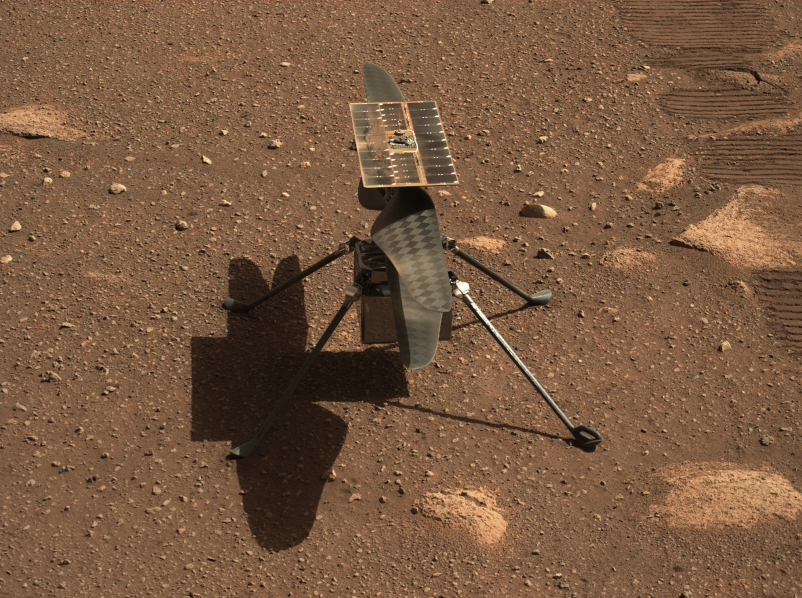
//> input picture SampleImages/ingenuitiy_closup.jpg, 1604 x 1196 px (shown at 1/2 size)
$ ./main ../SampleImages/ out.png   (built with g++ and OpenCV 4)
//> lines starting //> are read from the running program, lines starting //| are printed output that depends on the picture; after the words box and inside, x2 and y2 are one past the last pixel; in counts of white or black regions, pixels touching at a corner belong together
#include <filesystem>
#include <iostream>
#include <vector>
#include <set>

#include <opencv2/core/mat.hpp>
#include <opencv2/imgcodecs.hpp>
#include <opencv2/imgproc.hpp>
#include <opencv2/highgui.hpp>

#define DPI 300
#define PREVIEW_HEIGHT 800
#define PREVIEW_WIDTH 640
#define DEBUG false

namespace fs = std::filesystem;

struct ProcessedImageInfo
{
    std::string imageName;
    cv::Mat imageData;
};

struct ContoursInfo
{
    std::vector<std::vector<cv::Point>> contours;
    std::vector<cv::Vec4i> hierarchy;
};

// [9 lines left out: function imshowAndWaitKey, not called in this run]

std::string getTargetImageName(std::string sourceImageFullName, int imageNo=-1)
{
    if (imageNo < 0)
    {
        return std::string(fs::path(sourceImageFullName).filename());
    }
    else
    {
        std::string extension = fs::path(sourceImageFullName).extension();
        std::string targetImageName = fs::path(sourceImageFullName).filename().replace_extension("");
        targetImageName += "_" + std::to_string(imageNo) + extension;
        return targetImageName;
    }
}

void preProcessImageData(cv::Mat *imgIn, cv::Mat *imgOut)
{

    cv::Mat imgG, imgBlrG, imgBlrCn, imgBlrCnDl;

    // Convert image to grayscale
    cv::cvtColor(*imgIn, imgG, cv::COLOR_BGR2GRAY);
    if (DEBUG)
        imshowAndWaitKey(&imgG);

    // Blur image
    cv::GaussianBlur(imgG, imgBlrG, cv::Size(9, 9), 3.0);
    if (DEBUG)
        imshowAndWaitKey(&imgBlrG);

    // Apply canny
    cv::Canny(imgBlrG, imgBlrCn, 25, 75);
    if (DEBUG)
        imshowAndWaitKey(&imgBlrCn);

    // Apply dilation
    cv::Mat kernel = cv::getStructuringElement(cv::MORPH_RECT, cv::Size(3, 3));
    cv::dilate(imgBlrCn, *imgOut, kernel);
    if (DEBUG)
        imshowAndWaitKey(imgOut);
}

void getContourShapes(std::vector<std::vector<cv::Point>> *contours, std::vector<std::vector<cv::Point>> *contourShapes)
{
    std::vector<cv::Point> approximation;
    float perimeter;

    for (std::vector<cv::Point> contour : *contours)
    {
        cv::arcLength(contour, true);
        perimeter = cv::arcLength(contour, true);
        approxPolyDP(contour, approximation, 0.02 * perimeter, true);
        if ((int)approximation.size() != 4)
            continue;
        contourShapes->push_back(approximation);
    }
}

void computeContoursInfo(cv::Mat *imgIn, ContoursInfo* contoursInfo, float areaThreshold=1500.0)
{

    std::vector<std::vector<cv::Point>> allContours;
    std::vector<cv::Vec4i> hierarchy;
    cv::findContours(*imgIn, allContours, hierarchy, cv::RETR_EXTERNAL, cv::CHAIN_APPROX_SIMPLE);

    for ( size_t i=0; i < allContours.size(); i++)
    {
        std::vector<cv::Point> contour = allContours.at(i);
        cv::Vec4i contourPoint = hierarchy.at(i);
        if (cv::contourArea(contour) < areaThreshold)
            continue;
        contoursInfo->contours.push_back(contour);
        contoursInfo->hierarchy.push_back(contourPoint);
    }

}

void reorderContourPoints(std::vector<cv::Point> *contour, std::vector<cv::Point2f> *reorderedContour)
{
    std::vector<int> summation, subtraction;
    for(cv::Point point : *contour)
    {
        summation.push_back(point.x + point.y);
        subtraction.push_back(point.x - point.y);
    }
    reorderedContour->push_back(contour->at(std::min_element(summation.begin(), summation.end()) - summation.begin()));
    reorderedContour->push_back(contour->at(std::max_element(subtraction.begin(), subtraction.end()) - subtraction.begin()));
    reorderedContour->push_back(contour->at(std::min_element(subtraction.begin(), subtraction.end()) - subtraction.begin()));
    reorderedContour->push_back(contour->at(std::max_element(summation.begin(), summation.end()) - summation.begin()));
}

void processOnePhoto(std::string imageFullPath, std::vector<ProcessedImageInfo> *processedImages)
{

    // Necessary definitions
    cv::Mat imageDataOriginal, imageDataPreProcessed, imageDataFlat, imageToSave;

    // Load image data
    imageDataOriginal = cv::imread(imageFullPath, cv::IMREAD_UNCHANGED);

    // Do preprocessing.
    preProcessImageData(&imageDataOriginal, &imageDataPreProcessed);

    // Compute contours
    ContoursInfo contoursInfo;
    computeContoursInfo(&imageDataPreProcessed, &contoursInfo);

    std::vector<std::vector<cv::Point>> contourShapes;
    getContourShapes(&contoursInfo.contours, &contourShapes);

    // At this point we must have only have rectangular contours.
    std::cout << "Found " << contourShapes.size() << " document(s)." << std::endl;

    int imageNo = -1;
    for(std::vector<cv::Point> contour : contourShapes)
    {
        float width = (float)imageDataPreProcessed.cols;
        float height = (float)imageDataPreProcessed.rows;

        std::vector<cv::Point2f> source_;
        reorderContourPoints(&contour, &source_);

        cv::Point2f source[4] = { source_[0], source_[1], source_[2], source_[3] };
        cv::Point2f destination[4] = { {0.0f, 0.0f}, {width, 0.0f}, {0.0f, height}, {width, height} };
        cv::warpPerspective(imageDataOriginal, imageDataFlat, cv::getPerspectiveTransform(source, destination), cv::Point(width, height));

        // 8-1/4 x 11-3/4 # TODO IMPLEMENT OUTPUT TYPES
        int saveWidth = 11.75 * DPI;
        int saveHeight = 8.25f * DPI;


        // Scale image for saving.
        if (contourShapes.size() > 1) imageNo++;
        cv::resize(imageDataFlat, imageToSave, cv::Size(saveWidth, saveHeight));
        cv::rotate(imageToSave, imageToSave, cv::ROTATE_90_CLOCKWISE);
        processedImages->push_back({getTargetImageName(imageFullPath, imageNo), imageToSave});
    }
}

// [49 lines left out: function getUserDecision, not called in this run]

std::string saveImage(ProcessedImageInfo *processedImageInfo, std::string outputFolder)
{
    if(!fs::exists(outputFolder))
    {
        fs::create_directory(outputFolder);
    }

    std::string targetImagePath = std::string(fs::path(outputFolder) / processedImageInfo->imageName);
    std::vector<int> imageWriteParameters;
    imageWriteParameters.push_back(cv::IMWRITE_JPEG_QUALITY);
    imageWriteParameters.push_back(100);
    cv::imwrite(targetImagePath, processedImageInfo->imageData, imageWriteParameters);
    return targetImagePath;
}

int main(int argc, char *argv[])
{

    std::string inputFolder, outputFolder;
    bool interactiveMode = false;

    if (argc < 3)
    {
        std::cout << "At least two arguments are needed. Input folder and output folder." << std::endl;
        return 1;
    }
    if (argc == 4)
    {
        if ((std::string)argv[3] == "true")
        {
            interactiveMode = true;
        }
        else if ((std::string)argv[3] == "false")
        {
            interactiveMode = false;
        }
        else
        {
            std::cout << "Last argument must be \"true\" or \"false\"!\n";
            return 1;
        }
    }

    // Get arguments
    inputFolder = argv[1];
    outputFolder = argv[2];

    // Find all pictures in the folder, sorted
    std::set<fs::path> sortedImages;
    for (auto &item : fs::directory_iterator(inputFolder))
    {
        if(item.is_directory()) continue;
        sortedImages.insert(item.path());
    }

    // Process all items.
    for (auto &imageFullPath : sortedImages)
    {

        // One photo could contain more than one processed image (document).
        std::cout << "Finding documents in:\n\t" << imageFullPath << std::endl;
        std::vector<ProcessedImageInfo> processedImages;
        processOnePhoto(imageFullPath, &processedImages);
//> in processOnePhoto, imageDataOriginal is the input picture: 1196 rows x 1604 cols, CV_8UC3; mean B, G, R 64.8, 90, 121.6
//> in preProcessImageData, `cv::cvtColor(*imgIn, imgG, cv::COLOR_BGR2GRAY);`:
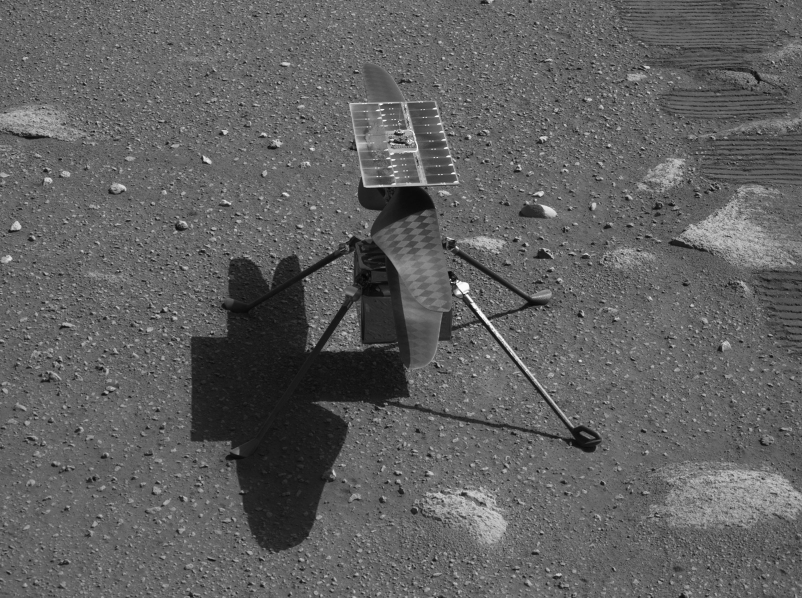
//> imgG: 1196 rows x 1604 cols, CV_8UC1 (shown at 1/2 size); min 2, max 255, mean 96.6
//> in preProcessImageData, `cv::Canny(imgBlrG, imgBlrCn, 25, 75);`:
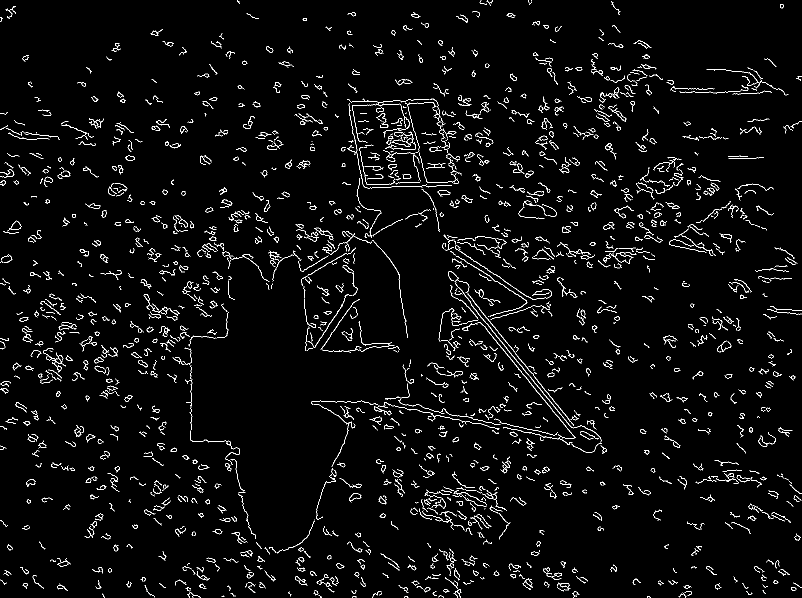
//> imgBlrCn: 1196 rows x 1604 cols, CV_8UC1 (shown at 1/2 size); 3.2% white in thin lines or dots
//> in preProcessImageData, `cv::dilate(imgBlrCn, *imgOut, kernel);`:
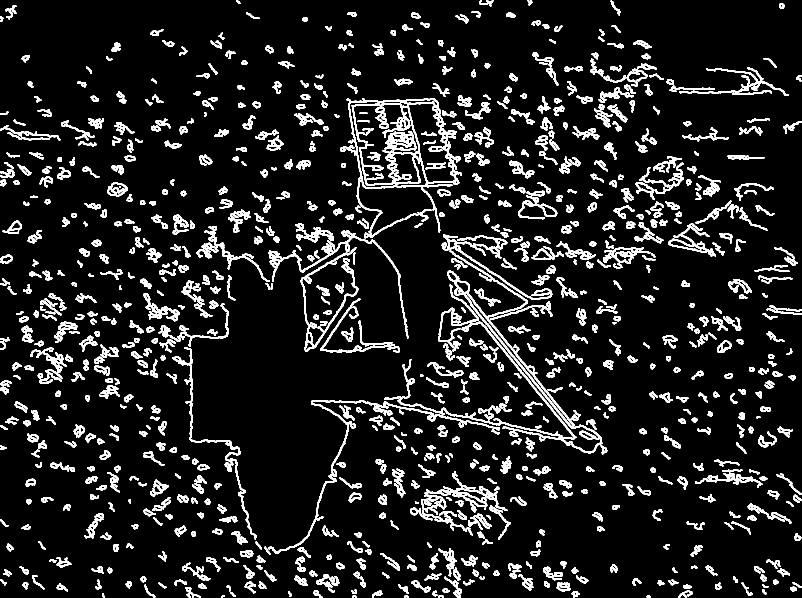
//> imgOut: 1196 rows x 1604 cols, CV_8UC1 (shown at 1/2 size); 10.8% white; 934 white regions (4 under 20 px)
//> in computeContoursInfo, `cv::findContours(*imgIn, allContours, hierarchy, cv::RETR_EXTERNAL, cv..`: allContours = 924 contours, 8 with area under 20; largest, box (x1, y1, x2, y2) and area: (681, 196, 924, 477) 33771, (769, 501, 1215, 909) 11806, (820, 942, 1015, 1071) 4473, (537, 800, 1000, 1108) 3028, (536, 461, 817, 677) 2708
//> the loop in computeContoursInfo, `for ( size_t i=0; i < allContours.size(); i++)` made 924 passes
//> contourPoint on passes 1 to 3: [1, -1, -1, -1], [2, 0, -1, -1], [3, 1, -1, -1]
//> the loop in getContourShapes, `for (std::vector<cv::Point> contour : *contours)` made 9 passes
//> perimeter on passes 1 to 9: 1805.5, 2111.9, 1446.3, 5750.9, 1314.3, 956, 1411.2, 580.7, 2028.1
//> after the loop in getContourShapes, `for (std::vector<cv::Point> contour : *contours)`: approximation = 10 Points (x, y): [694, 197], [729, 476], [806, 437], [744, 470], [721, 354], [841, 373], [879, 464], [844, 373], [923, 346], [874, 201]
//> in processOnePhoto, `getContourShapes(&contoursInfo.contours, &contourShapes);`: contourShapes = 0 contours
//| Found 0 document(s).
//> after the loop in processOnePhoto, `for(std::vector<cv::Point> contour : contourShapes)`: imageNo = -1
//> processedImages = 0 items

        for (ProcessedImageInfo processedImageInfo : processedImages)
        {
            if (processedImageInfo.imageData.empty())
            {
                std::cout << "Could not process:\n" << processedImageInfo.imageName << "\nskipping..." << std::endl;
                continue;
            }

            bool shouldSaveImage = true;
            // If interactive mode was selected, shouldSaveImage parameter will be changed with the
            // following function call.
            if (interactiveMode)
            {
                cv::Mat imageDataOriginal = cv::imread(imageFullPath, cv::IMREAD_UNCHANGED);
                shouldSaveImage = getUserDecision(&imageDataOriginal, &processedImageInfo);
            }

            // If should not save iamge skip this one.
            if(!shouldSaveImage)
            {
                std::cout << "Skipping:\n\t" << processedImageInfo.imageName << std::endl;
                continue;
            }

            // If everything is alright, save image.
            std::cout << "Saving image..." << std::endl;
            std::string savedImage = saveImage(&processedImageInfo, outputFolder);
            std::cout << "Saved image as:\n\t" << savedImage << std::endl;
        }

    }
//> pass 2 of the loop `for (auto &imageFullPath : sortedImages)`:
//| Finding documents in:
//| 	"../SampleImages/transform_sample.jpg"
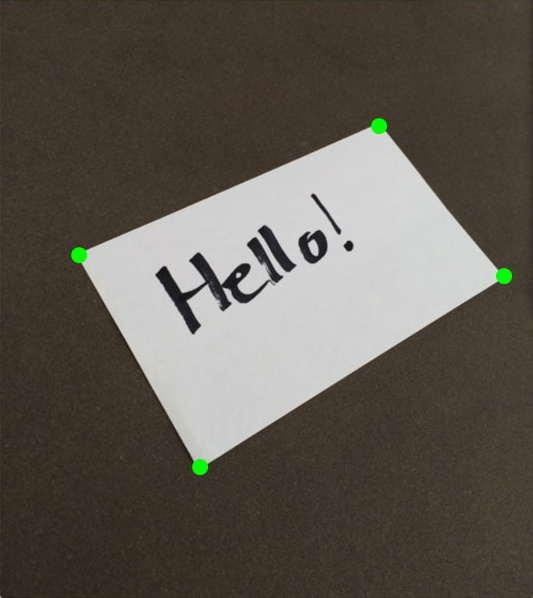
//> input picture SampleImages/transform_sample.jpg, 533 x 598 px
//> in processOnePhoto, imageDataOriginal is the input picture: 598 rows x 533 cols, CV_8UC3; mean B, G, R 80.4, 88.9, 94.9
//> imgG: 598 rows x 533 cols, CV_8UC1
//> imgBlrG: 598 rows x 533 cols, CV_8UC1
//> in preProcessImageData (call 2), `cv::Canny(imgBlrG, imgBlrCn, 25, 75);`:
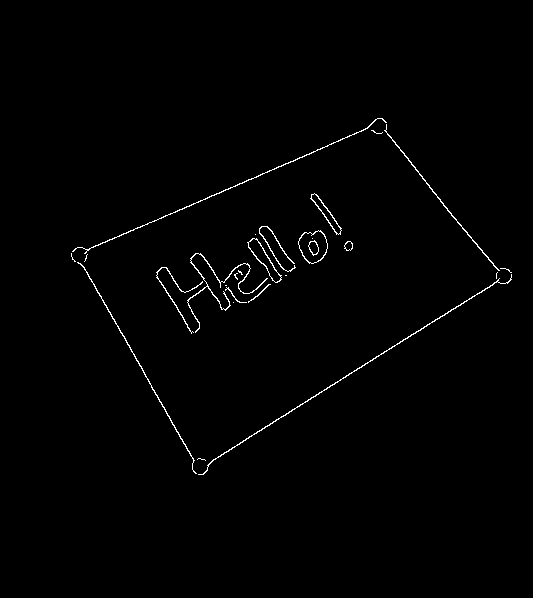
//> imgBlrCn: 598 rows x 533 cols, CV_8UC1; 0.9% white in thin lines or dots, all inside (x1, y1, x2, y2) = (71, 118, 512, 475)
//> imgOut: 598 rows x 533 cols, CV_8UC1; 2.8% white; 8 white regions (2 under 20 px)
//> allContours = 1 contour; box (x1, y1, x2, y2) and area: (70, 117, 513, 476) 78140
//> the loop in computeContoursInfo (call 2), `for ( size_t i=0; i < allContours.size(); i++)` made 1 pass
//> contourPoint on pass 1: [-1, -1, -1, -1]
//> the loop in getContourShapes (call 2), `for (std::vector<cv::Point> contour : *contours)` made 1 pass
//> perimeter on pass 1: 1272.9
//> contourShapes = 1 contour; box (x1, y1, x2, y2) and area: (71, 117, 513, 475) 81554
//| Found 1 document(s).
//> the loop in processOnePhoto (call 2), `for(std::vector<cv::Point> contour : contourShapes)` made 1 pass
//> pass 1, in processOnePhoto (call 2), `cv::rotate(imageToSave, imageToSave, cv::ROTATE_90_CLOCKWISE);`:
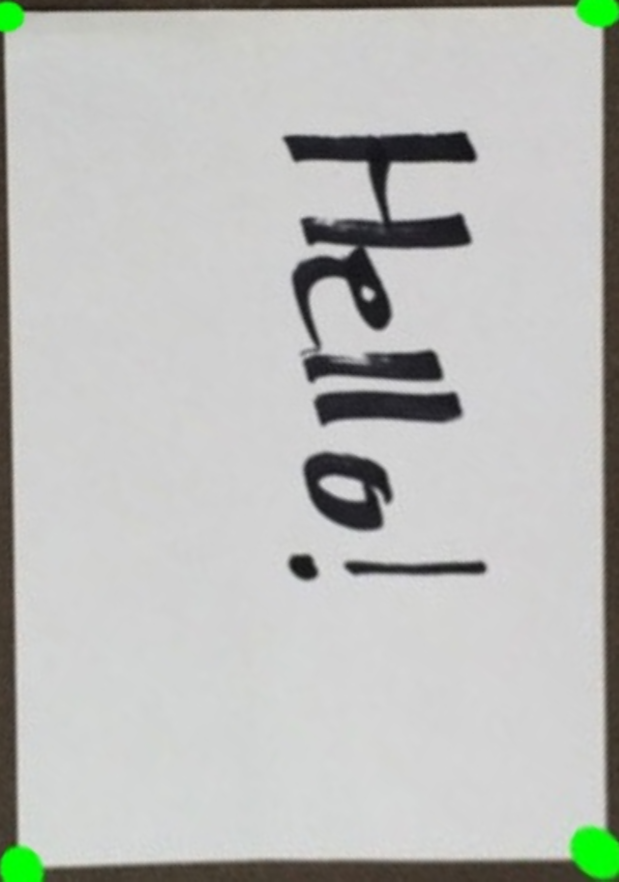
//> imageToSave: 3525 rows x 2475 cols, CV_8UC3 (shown at 1/4 size); mean B, G, R 186.6, 189.9, 188.2
//> after the loop in processOnePhoto (call 2), `for(std::vector<cv::Point> contour : contourShapes)`: imageNo = -1
//> processedImages = 1 item


    return 0;
}
